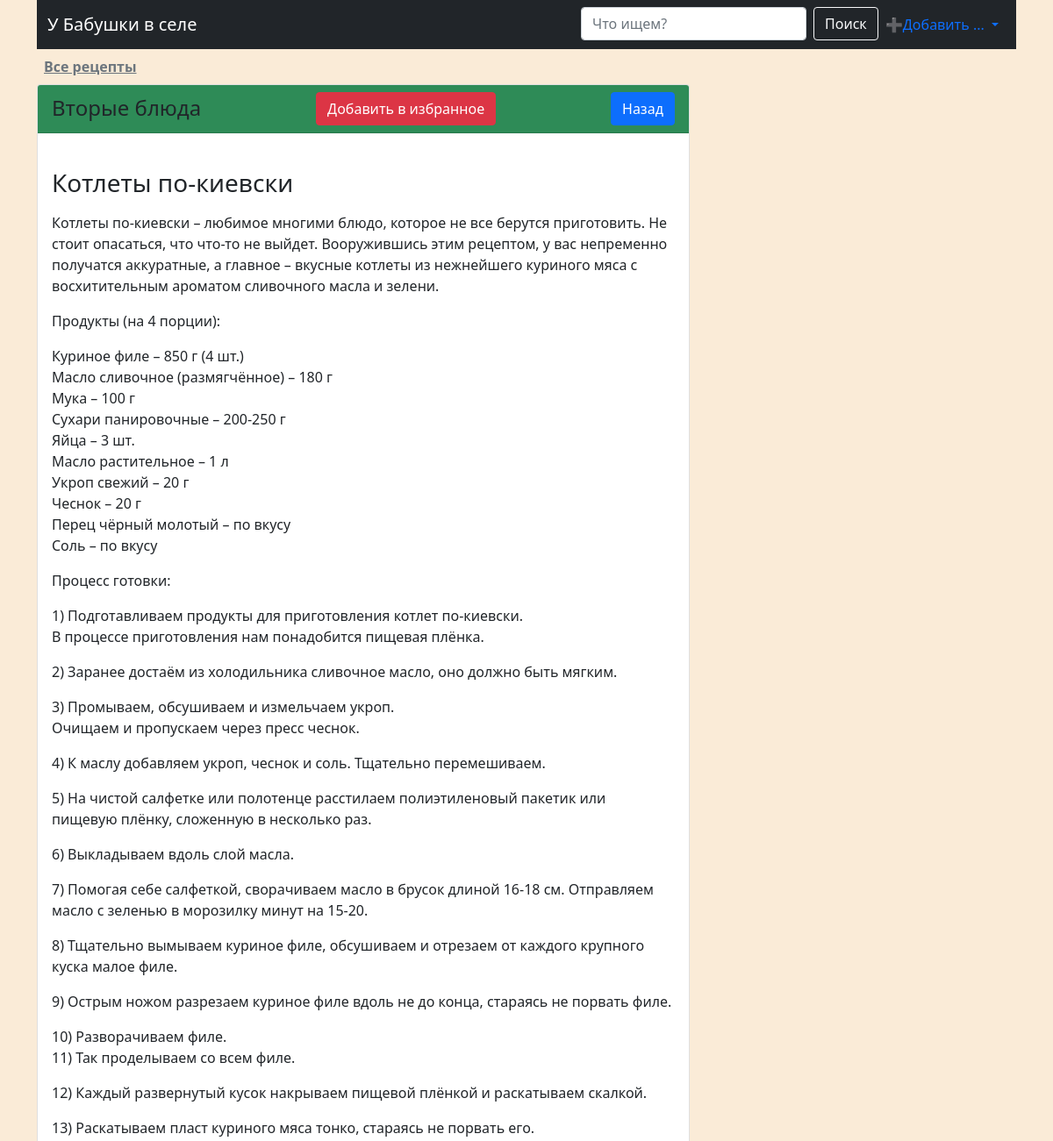
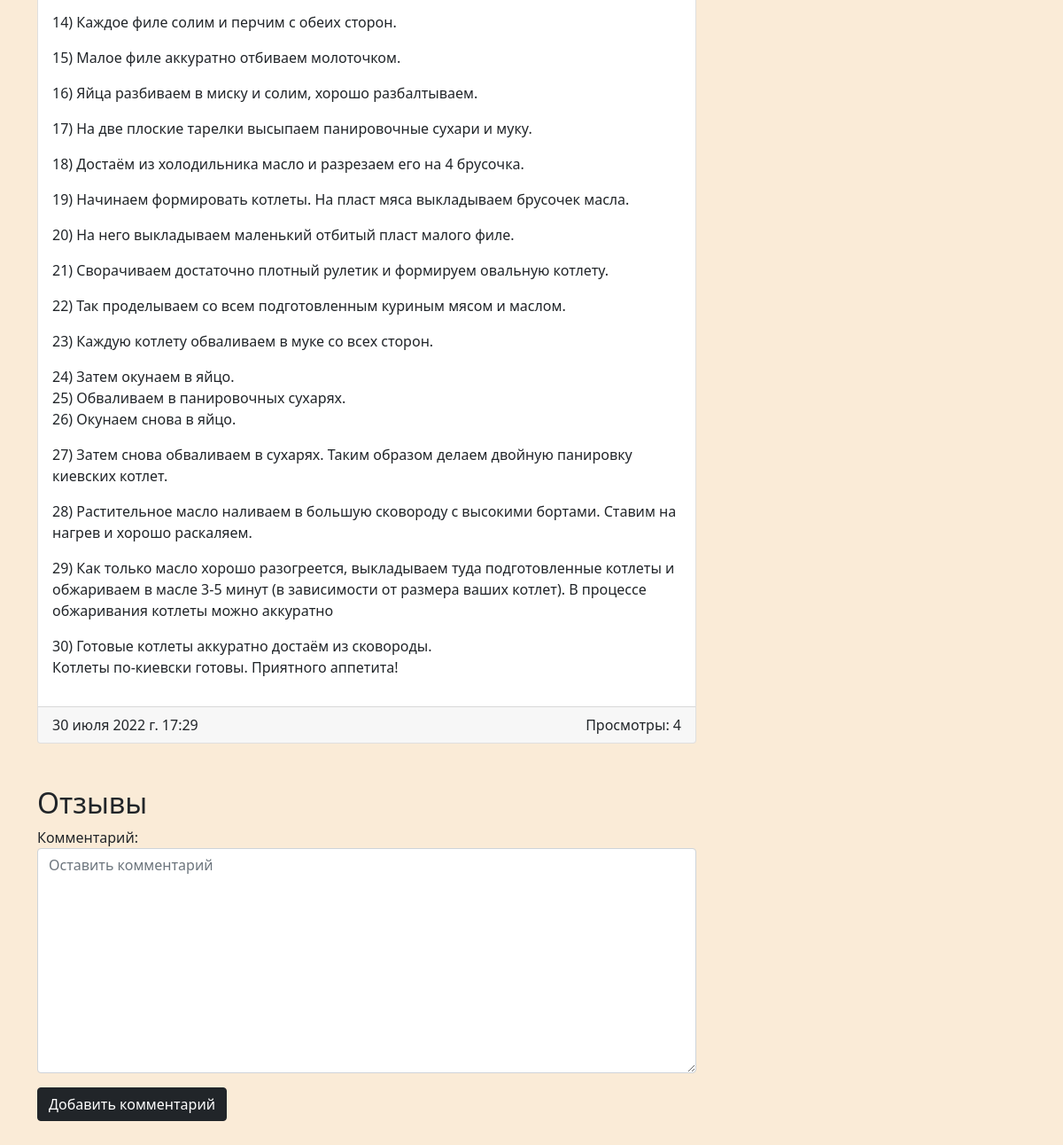
Page /recipe/5/ (signed in) on the committed database (2 pictures, top to bottom).
### blog/models.py (models this page shows, shortened)
class Recipe(models.Model):
    title = models.CharField(max_length=150, verbose_name='Название рецепта')
    content = models.TextField(blank=True, verbose_name='Описание')
    username = models.ForeignKey(User, on_delete=models.CASCADE, null=True, blank=True, verbose_name='Имя пользователя')
    created_on = models.DateTimeField(auto_now_add=True, verbose_name='Дата создания')
    updated_on = models.DateTimeField(auto_now=True, verbose_name='Дата обновления')
    photo = models.ImageField(upload_to='photos/', blank=True, null=True, verbose_name='Изображение')
    is_published = models.BooleanField(default=True, verbose_name='Опубликовать')
    category = models.ForeignKey(Category, on_delete=models.CASCADE, verbose_name='Категория')
    watches = models.IntegerField(default=0, verbose_name='Просмотры')
    slug = models.SlugField(unique=True, null=True)
    time_to_cook = models.IntegerField(default=0)
    class Meta:
        verbose_name = 'Рецепт'
        verbose_name_plural = 'Рецепты'

class Category(models.Model):
    title = models.CharField(max_length=150, verbose_name='Название категории')
    slug = models.SlugField(unique=True, null=True)
    def __str__(self):
        return self.title
    class Meta:
        verbose_name = 'Категория'
        verbose_name_plural = 'Категории'

### blog/views.py (the view)
# urls.py: path('recipe/<int:pk>/', RecipeDetail.as_view(), name='recipe_detail'),
class RecipeDetail(DetailView):
    model = Recipe
    template_name = 'blog/recipe_detail.html'
    def get_queryset(self):
        return Recipe.objects.filter(pk=self.kwargs['pk'], is_published=True)
    def get_context_data(self, **kwargs):
        context = super().get_context_data()
        recipe = Recipe.objects.get(pk=self.kwargs['pk'])
        recipe.watches += 1
        recipe.save()
        context['title'] = f'Рецепт: {recipe.title}'
        if self.request.user.is_authenticated:
            context['comment_form'] = CommentForm()
        context['comments'] = Comment.objects.filter(recipe_id=self.kwargs['pk'])
        return context

### blog/forms.py
class CommentForm(forms.ModelForm):
    class Meta:
        model = Comment
        fields = ['content']
        widgets = {
            'content': forms.Textarea(attrs={
                'placeholder': 'Оставить комментарий',
                'class': 'form-control'
            }),
        }

### blog/templatetags/blog_tags.py (called while the page is built)
@register.simple_tag()
def get_favorite_recipes(user):
    fav = FavoriteRecipe.objects.filter(user=user)
    recipes = [i.recipe for i in fav]
    return recipes

### blog/templates/blog/recipe_detail.html (shortened to what this page needs)
{% extends 'base.html' %}
{% load blog_tags %}
{% load static %}
{% block main %}
<nav class="nav d-flex justify-content-between">
    <a href="{% url 'index' %}" class="p-2 link-{% if 'страница' in title %}dark{% else %}secondary{% endif %}"><strong>Все
        рецепты</strong></a>
</nav>
<div class="d-flex justify-content-between" style="margin-bottom: 50px">
    <link rel="stylesheet" href="{% static 'blog/css/index.css' %}" class="rel">
    <div class="col-8">
        <div class="card">
            <div class="card-header d-flex justify-content-between">
                <div>
                    <font size="5" style="font-variant:inherit">{{ recipe.category }}</font>
                </div>
                <div>
                    {% if request.user.is_authenticated %}
                    {% get_favorite_recipes request.user as fav_recipes %}
                        {% if recipe in fav_recipes %}
                            <a class="btn btn-danger" href="{% url 'save_or_delete' recipe.pk %}">
                                Удалить из избранного
                            </a>
                        {% else %}
                            <a class="btn btn-danger" href="{% url 'save_or_delete' recipe.pk %}">
                                Добавить в избранное
                            </a>
                        {% endif %}
                    {% else %}
                        <a href="{% url 'login' %}"></a>
                    {% endif %}
                </div>
                <div>
                    <a class="btn btn-primary" href="{% url 'index' %}">Назад</a>
                </div>
            </div>
            <div class="card-body">
                <h3 class="card-title">{{ recipe.title }}</h3>
                <p class="card-text" style="font-weight:bold">{{ recipe.content|linebreaks }}</p>
            </div>
            <div class="card-footer d-flex justify-content-between">
                <div>
                    {{ recipe.created_on }}
                </div>
                <div>
                    Просмотры: {{ recipe.watches }}
                </div>
            </div>
        </div>
        <div class="reviews mt-5">
            <h2>Отзывы</h2>
        </div>
        {% if request.user.is_authenticated %}
        {% include 'blog/components/_comment_form.html' %}
        {% endif %}
    </div>
    <div class="col-4">
    </div>
</div>
{% endblock %}

### blog/static/blog/css/index.css (style rules this page uses)
body { background-color: AntiqueWhite; }
.card-header { background-color: SeaGreen; }

### rows in the picture
Recipe: category "Вторые блюда", title "Котлеты по-киевски", content "Котлеты по-киевски – любимое многими блюдо, которое не все берутся приготовить. Не стоит опасаться, что что-то не выйдет. Вооружившись этим рецептом, у вас непременно получатся аккуратные, а главное – вкусные котлеты из нежнейшего куриного мяса с восхитительным ароматом сливочного масла и зелени. Продукты (на 4 порции): Куриное филе – 850 г (4 шт.) Масло сливочное (размягчённое) – 180 г Мука – 100 г Сухари панировочные – 200-250 г Яйца – 3 шт. Масло растительное – 1 л Укроп свежий – 20 г Чеснок – 20 г Перец чёрный молотый – по вкусу Соль – по вкусу Процесс готовки: 1) Подготавливаем продукты для приготовления котлет по-киевски. В процессе приготовления нам понадобится пищевая плёнка. 2)…", created_on "30 июля 2022 г. 17:29", watches "4"
